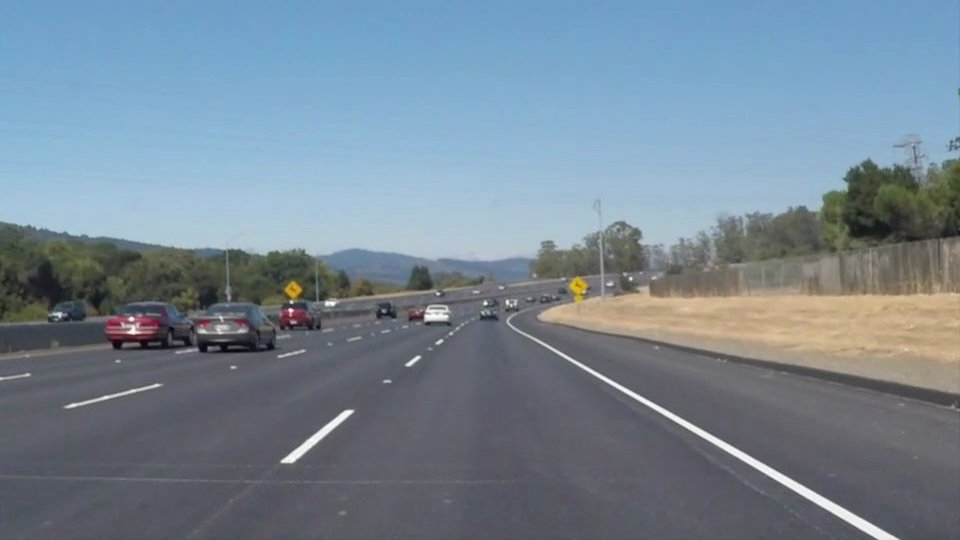
#> input picture test.jpg, 960 x 540 px
$ jupyter execute 'Detect laneline image.ipynb'   (shell and % lines are left out)
#> lines starting #> are read from the running program, lines starting #| are printed output that depends on the picture; after the words box and inside, x2 and y2 are one past the last pixel; in counts of white or black regions, pixels touching at a corner belong together
Import matplotlib and numpy

[cell 1]
import matplotlib.pyplot as plt
import matplotlib.image as mpimg
import numpy as np

[cell 2]
img = mpimg.imread('test.jpg')
#> img is the input picture: shape (540, 960, 3); mean R, G, B 118.5, 134.5, 148.1
plt.imshow(img)

Import CV2

[cell 3]
import cv2

[cell 4]
# convert the image to grayscale
gray = cv2.cvtColor(img, cv2.COLOR_RGB2GRAY)
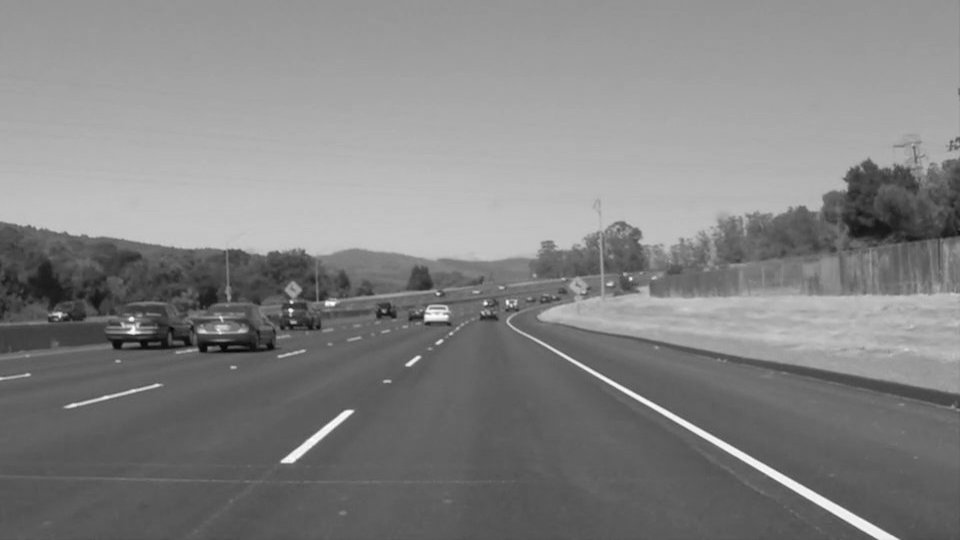
#> gray: shape (540, 960); min 5, max 255, mean 131.2
plt.imshow(gray, cmap='Greys_r')

[cell 5]
# Define a kernel size for Gaussian smoothing / blurring
# Note: this step is optional as cv2.Canny() applies a 5x5 Gaussian internally
kernel_size = 5
blur_gray = cv2.GaussianBlur(gray,(kernel_size, kernel_size), 0)

[cell 6]
# Define parameters for Canny and run it
# NOTE: if you try running this code you might want to change these!
low_threshold = 50
high_threshold = 150
edges = cv2.Canny(blur_gray, low_threshold, high_threshold)
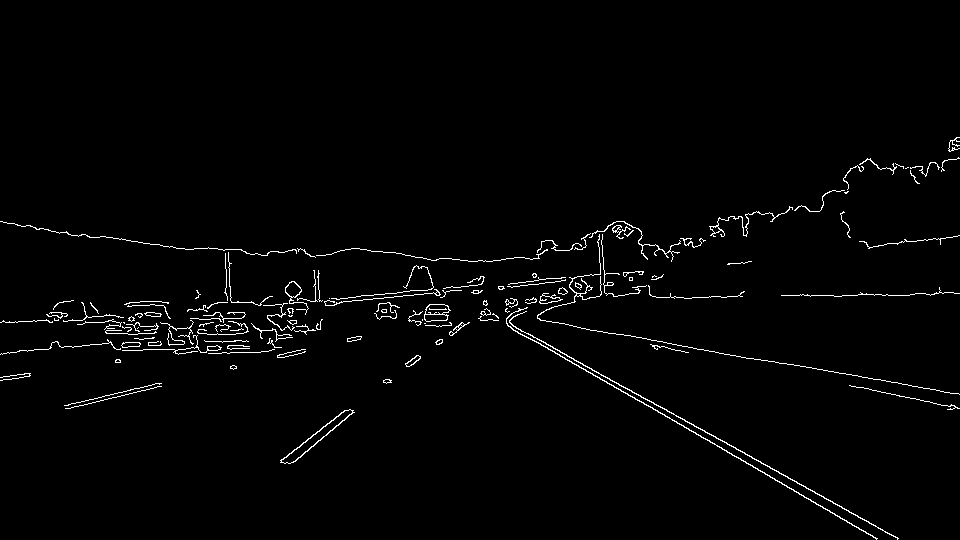
#> edges: shape (540, 960); 1.7% white in thin lines or dots, all inside (x1, y1, x2, y2) = (0, 137, 960, 540)

[cell 7]
# Next we'll create a masked edges image using cv2.fillPoly()
mask = np.zeros_like(edges)
ignore_mask_color = 255

[cell 8]
# This time we are defining a four sided polygon to mask
imshape = img.shape
#> imshape = (540, 960, 3)
vertices = np.array([[(0,imshape[0]),(400, 300), (550, 300), (imshape[1],imshape[0])]], dtype=np.int32)
cv2.fillPoly(mask, vertices, ignore_mask_color)
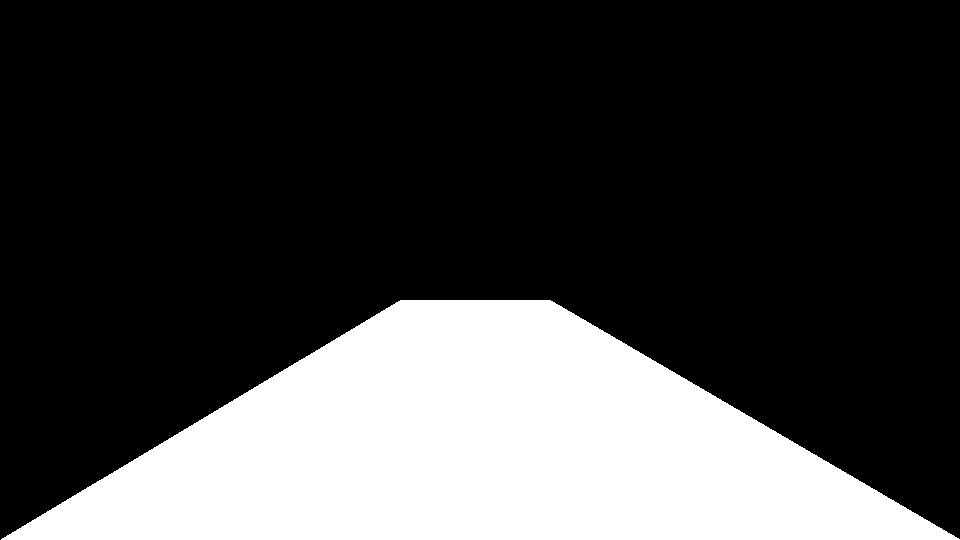
#> mask: shape (540, 960); 25.7% white; 1 white region, box (x1, y1, x2, y2) and area: (1, 300, 960, 540) 133365
masked_edges = cv2.bitwise_and(edges, mask)
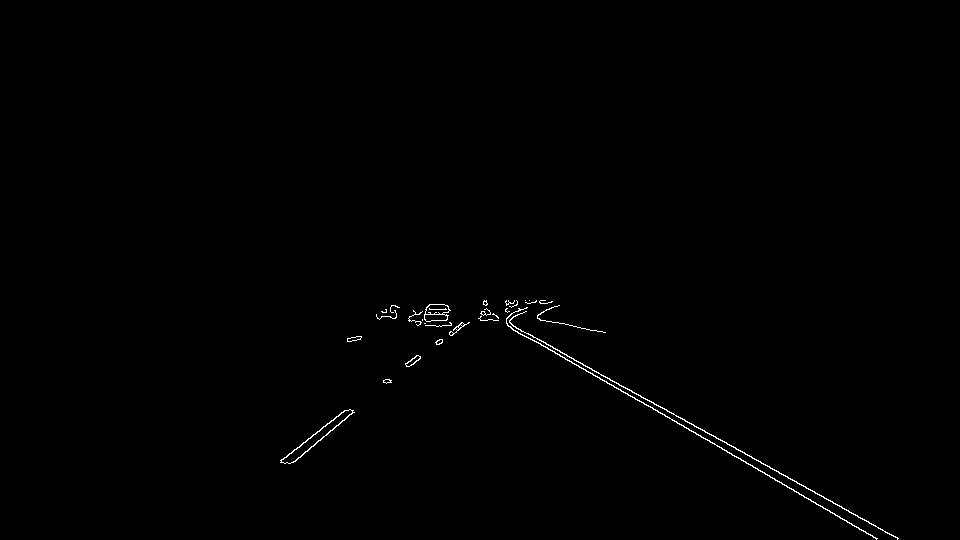
#> masked_edges: shape (540, 960); 0.43% white in thin lines or dots, all inside (x1, y1, x2, y2) = (280, 300, 899, 540)

[cell 9]
# Display the image
plt.imshow(edges, cmap='Greys_r')

[cell 10]
# Define the Hough transform parameters
# Make a blank the same size as our image to draw on
rho = 1
theta = np.pi/180
threshold = 1
min_line_length = 5
max_line_gap = 1
line_image = np.copy(img)*0 #creating a blank to draw lines on
#> line_image: shape (540, 960, 3); every value is 0

[cell 11]
# Run Hough on edge detected image
lines = cv2.HoughLinesP(masked_edges, rho, theta, threshold, np.array([]),
                            min_line_length, max_line_gap)
#> lines = 45 rows, first 6: [528, 337, 877, 538], [541, 312, 546, 309], [597, 331, 602, 331], [525, 332, 898, 538], [506, 304, 513, 303], [451, 335, 460, 327]

[cell 12]
# Iterate over the output "lines" and draw lines on the blank
for line in lines:
    for x1,y1,x2,y2 in line:
        cv2.line(line_image,(x1,y1),(x2,y2),(255,0,0),10)
#> this loop made 45 passes
#> line on passes 1 to 12: [[528, 337, 877, 538]], [[541, 312, 546, 309]], [[597, 331, 602, 331]], [[525, 332, 898, 538]], [[506, 304, 513, 303]], [[451, 335, 460, 327]], [[424, 314, 446, 314]], [[281, 460, 345, 410]], [[482, 320, 491, 319]], [[425, 325, 435, 325]], [[294, 461, 352, 412]], [[293, 462, 317, 442]]
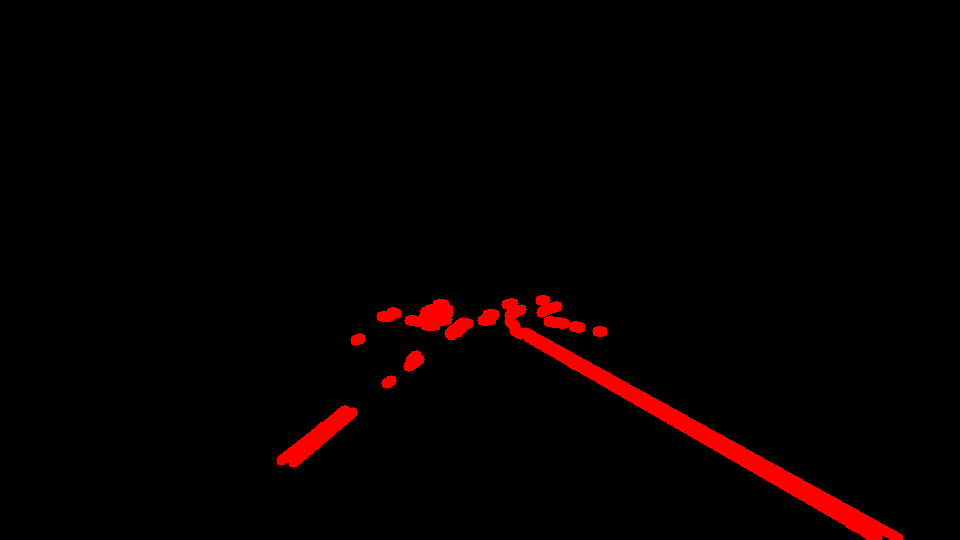
#> line_image: shape (540, 960, 3); mean R, G, B 6.3, 0, 0

[cell 13]
# Create a "color" binary image to combine with line image
color_edges = np.dstack((edges, edges, edges))

[cell 14]
# Draw the lines on the edge image
line_edges = cv2.addWeighted(color_edges, 0.8, line_image, 1, 0)
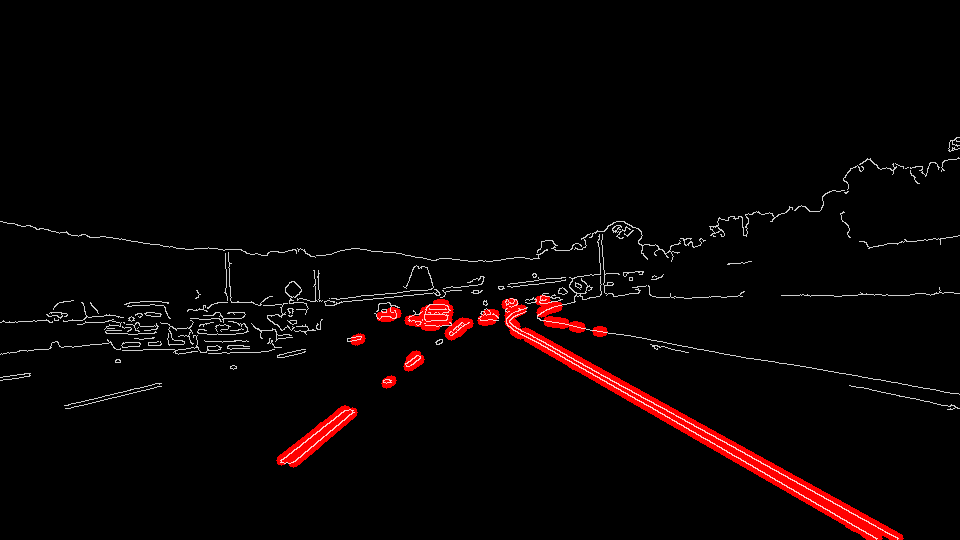
#> line_edges: shape (540, 960, 3); mean of channels 0, 1, 2 9, 3.5, 3.5; drawn as R, G, B
plt.imshow(line_edges)
